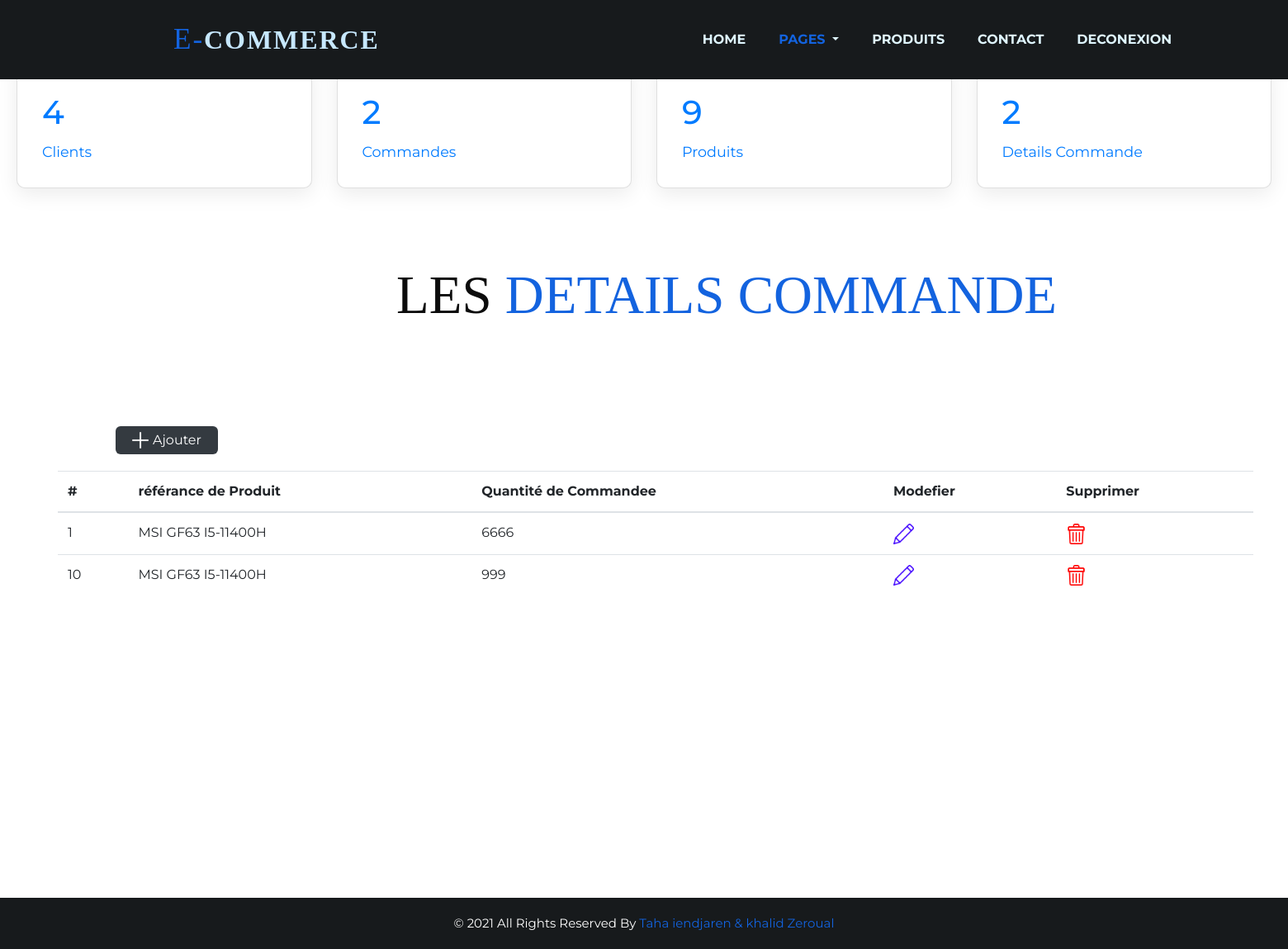
/details/index.php, run on the app's committed database.
### tables this page shows
CREATE TABLE `detailscommande` (
  `numCommande` int(11) NOT NULL,
  `refProduit` int(11) NOT NULL,
  `qteCommandee` int(11) NOT NULL
);

CREATE TABLE `commande` (
  `numCommande` int(11) NOT NULL,
  `numClient` int(11) NOT NULL,
  `dateCommande` date NOT NULL
);

CREATE TABLE `produit` (
  `refProduit` int(11) NOT NULL,
  `nomProduit` varchar(64) NOT NULL,
  `prixUnitaire` int(11) NOT NULL,
  `qteStockee` int(11) NOT NULL,
  `indisponible` enum('0','1') NOT NULL,
  `img` varchar(255) NOT NULL,
  `desc` text NOT NULL
);

### cards/sts-client.php (called while the page is built)
<?php $con = mysqli_connect('localhost','root','','mini_projet') or die('error');
$num_result = mysqli_query($con,"SELECT count(*) as total_count from client ");
$row = mysqli_fetch_object($num_result);
$R=$row->total_count
?>

### cards/sts-commande.php (called while the page is built)
<?php $con = mysqli_connect('localhost','root','','mini_projet') or die('error');
$num_result = mysqli_query($con,"SELECT count(*) as total_count from commande ");
$row = mysqli_fetch_object($num_result);
$R=$row->total_count
?>

### cards/sts-produit.php (called while the page is built)
<?php $con = mysqli_connect('localhost','root','','mini_projet') or die('error');
$num_result = mysqli_query($con,"SELECT count(*) as total_count from produit ");
$row = mysqli_fetch_object($num_result);
$R=$row->total_count
?>

### cards/sts-detailscommande.php (called while the page is built)
<?php $con = mysqli_connect('localhost','root','','mini_projet') or die('error');
$num_result = mysqli_query($con,"SELECT count(*) as total_count from detailscommande ");
$row = mysqli_fetch_object($num_result);
$R=$row->total_count
?>

### details/index.php (the view, shortened to what this page needs)
<!DOCTYPE html>
<html lang="en">
<head>
      <link rel="stylesheet" type="text/css" href="../css/bootstrap.css" />
      <link href="../css/font-awesome.min.css" rel="stylesheet" />
      <link href="../css/style.css" rel="stylesheet" />
      <link href="../css/responsive.css" rel="stylesheet" />
</head>
<body>
<div class="hero_area" >
         <header class="header_section" style="z-index: 10;height: 96px;display: flex;align-items: center;">
            <div class="container">
               <nav class="navbar navbar-expand-lg custom_nav-container ">
               <a class="navbar-brand" href="index.html"><h2 class="title_page" style="color: #1363DF;">E-<span style="color: #c7e8ff;">Commerce</span></h2></a>
                  <div class="collapse navbar-collapse" id="navbarSupportedContent">
                        <ul class="navbar-nav" style="padding-left: 355px;">
                        <li class="nav-item">
                           <a class="nav-link" href="../index.php"  >Home <span class="sr-only">(current)</span></a>
                        </li>
                        <li class="nav-item dropdown">
                           <a class="nav-link dropdown-toggle" href="#" data-toggle="dropdown" role="button" aria-haspopup="true" aria-expanded="true"> <span class="nav-label">Pages <span class="caret"></span></a>
                        </li>
                        <li class="nav-item">
                           <a class="nav-link" href="../product.php">Produits</a>
                        </li>
                        <li class="nav-item">
                           <a class="nav-link" href="../contact.php">Contact</a>
                        </li>
                        <li class="nav-item">
                           <a class="nav-link" href="../deconnexion.php">deconexion</a>
                        </li>
                     </ul>
                  </div>
               </nav>
            </div>
         </header>
</div>
<div class="cardBox" style="margin-top: -375px;background-color: transparent; z-index: 1;">
                <div class="card">
                    <div><a href="../Client/index.php">
                        <?php include('../cards/sts-client.php')?>
                        <div class="numbers"><?php echo $R;?></div>
                        <div class="cardName">Clients</div></a>
                    </div>
                </div>
                <div class="card">
                    <div><a href="../commande/index.php">
                    <?php include('../cards/sts-commande.php')?>
                        <div class="numbers"><?php echo $R;?></div>
                        <div class="cardName">Commandes</div></a>
                    </div>
                </div>
                <div class="card">
                    <div><a href="../product.php">
                    <?php include('../cards/sts-produit.php')?>
                        <div class="numbers"><?php echo $R;?></div>
                        <div class="cardName">Produits</div></a>
                    </div>
                </div>
                <div class="card">
                    <div><a href="Deletedetail.php">
                    <?php
                    include('../cards/sts-detailscommande.php')?>
                        <div class="numbers"><?php echo $R;?></div>
                        <div class="cardName">Details Commande</div></a>
                    </div>
                </div>
            </div>
            <h2 id="h2" style="display: block;  margin-left: 80px;margin-top:-100px; " >Les<span > Details commande </span></h2>
    <div class="container" id="a" >
        <a href="Adddetail.php" class="Btn_add"> <img src="../images/plus.png">Ajouter</a>
        <div id="a1">
    <table class="table table-hover" style="margin-left: -70px;width: 127%;" >
  <thead>
    <tr >
                <th scope="col">#</th>
                <th scope="col">référance de Produit </th>
                <th scope="col">Quantité de Commandee</th>
                <th scope="col">Modefier</th>
                <th scope="col">Supprimer</th>
            </tr>
  </thead>
  <tbody>
  <?php
                include_once "../connexionBD.php";
                $req = mysqli_query($con , "SELECT  commande.numClient , produit.nomProduit ,detailscommande.qteCommandee ,detailscommande.refProduit FROM  detailscommande , produit, commande  WHERE  detailscommande.refProduit=produit.refProduit AND detailscommande.numCommande=commande.numCommande");
                if(mysqli_num_rows($req) == 0){
                    echo "Il n'y a pas encore details de commande ajouter !" ;
                }else {
                    while($row=mysqli_fetch_assoc($req)){
                        ?>
                        <tr>
                            <td><?=$row['numClient']?></td>
                            <td><?=$row['nomProduit']?></td>
                            <td><?=$row['qteCommandee']?></td>
                            <td><a href="Updatedetail.php?refProduit=<?=$row['refProduit']?>"><img src="../images/pen.png"></a></td>
                            <td><a href="Deletedetail.php?refProduit=<?=$row['refProduit']?>"><img src="../images/trash.png"></a></td>
                        </tr>
                        <?php
                    }
                }
            ?>
  </tbody>
</table>
        </div>
    </div>
    <div class="cpy_" style="background-color: #171a1c;">
         <p>© 2021 All Rights Reserved By <a href="https://html.design/">Taha iendjaren & khalid Zeroual</a></p>
      </div>
</body>
</html>

### css/style.css (style rules this page uses)
* { box-sizing: border-box; }
body { font-family: 'Montserrat', sans-serif; color: #0c0c0c; background-color: #ffffff; overflow-x: hidden; }
h1, h2 { font-family: 'Playfair Display', serif; }
a, a:hover, a:focus { text-decoration: none; }
.hero_area { position: relative; min-height: 100vh; display: -webkit-box; display: -ms-flexbox; display: flex; -webkit-box-orient: vertical; -webkit-box-direction: normal; -ms-flex-direction: column; flex-direction: column; }
.header_section { padding: 15px 0; background-color: #171a1c; }
.navbar-brand { font-family: 'Playfair Display', serif; }
.navbar-brand span { font-weight: bold; font-size: 32px; color: #000000; }
.custom_nav-container { padding: 0; }
.custom_nav-container .navbar-nav { margin-left: auto; }
.custom_nav-container .navbar-nav .nav-item .nav-link { padding: 5px 20px; color: #DFF6FF; text-align: center; text-transform: uppercase; border-radius: 5px; -webkit-transition: all 0.3s; transition: all 0.3s; font-weight: 700; }
.cpy_ { background: #212528; text-align: center; padding: 20px 0; }
.cpy_ p { margin: 0; color: #fff; font-size: 15px; font-weight: 400; }
.cpy_ p a { margin: 0; color: #1363DF; font-size: 15px; font-weight: 400; }

### css/responsive.css (style rules this page uses)
@media (min-width: 1200px) { .container { max-width: 1170px; } }

### details/index.php (style rules this page uses)
#a { position: relative; bottom:350px; right:70px; }
#h2 { position: relative; bottom:460px; left:400px; font-size:65px; }
span { color:#1363DF; }
.Btn_add { width: fit-content; margin-bottom:20px; background-color: #343a40; padding: 5px 20px; color: #fff; display: flex; align-items: center; text-align: 0; border-radius: 6px; text-decoration: 0; }
.Btn_add img { margin-right: 5px; height: 20px; }
img { height: 25px; }
h2 { margin: 10px 0; font-weight: 500; text-transform: uppercase; }
.cardBox { position: relative; width: 100%; padding: 20px; display: grid; grid-template-columns: repeat(4, 1fr); grid-gap: 30px; background-color: #212528 ; position: relative; bottom:500px; padding-top:150px; padding-bottom: 150px; margin-top:-60px; }
.cardBox .card { position: relative; background: var(--white); padding: 30px; border-radius: 10px; display: flex; justify-content: space-between; cursor: pointer; box-shadow: 0 7px 25px rgba(0, 0, 0, 0.08); }
.cardBox .card .numbers { position: relative; font-weight: 500; font-size: 2.5rem; color: var(--blue); }
.cardBox .card .cardName { color: var(--black2); font-size: 1.1rem; margin-top: 5px; }
.title_page { font-size: 2.2rem; letter-spacing: 0.12rem; cursor: pointer; }

### data on the page
detailscommande: numCommande.numClient "1", refProduit.nomProduit "MSI GF63 I5-11400H", qteCommandee "6666"
detailscommande: numCommande.numClient "10", refProduit.nomProduit "MSI GF63 I5-11400H", qteCommandee "999"

### other printed values
$R "4"
$R "2"
$R "9"
